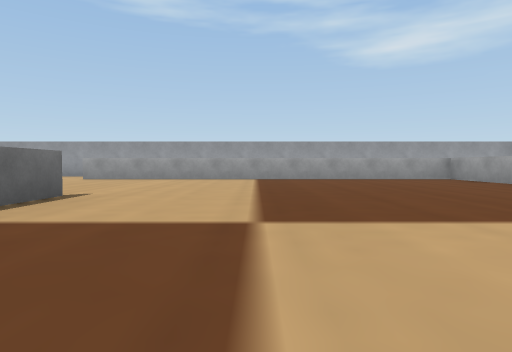
[1] (above)

18 first-person views from a walk through a robot-simulator world made for Webots. The camera is 0.07 m above the floor, tilts 2° down and sees 75° across. The floor is counted in squares, 0.2 m on a side. Each view is taken from the middle of a square. On the plan, view 1 faces up. The plan holds only what a view shows up to about 9 squares ahead; the rest is blank. The robots in the file are not drawn. Webots' stock objects and surfaces are drawn as simple stand-ins.

[2]
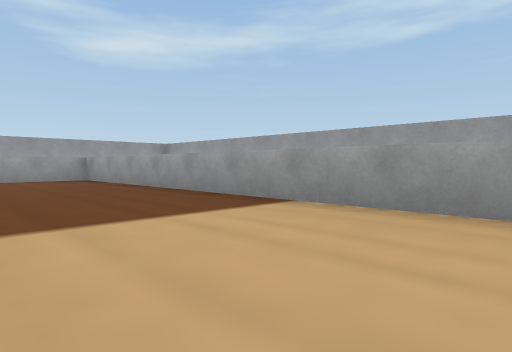

[3]
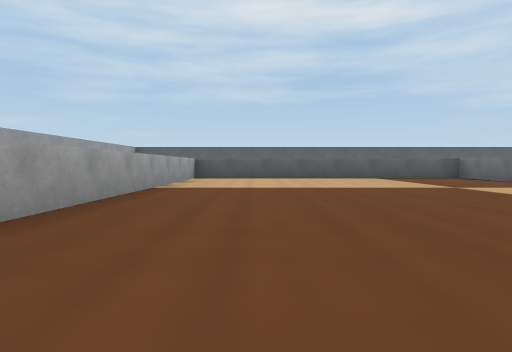

[4]
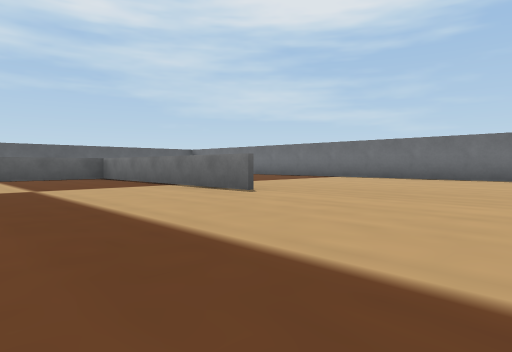

[5]
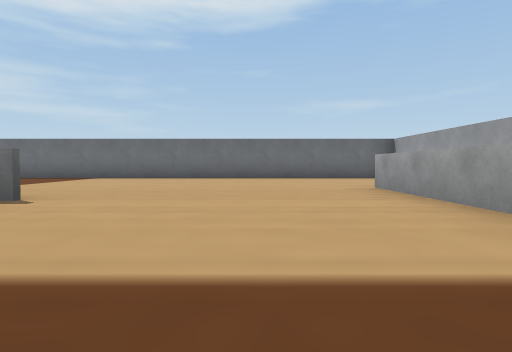

[6]
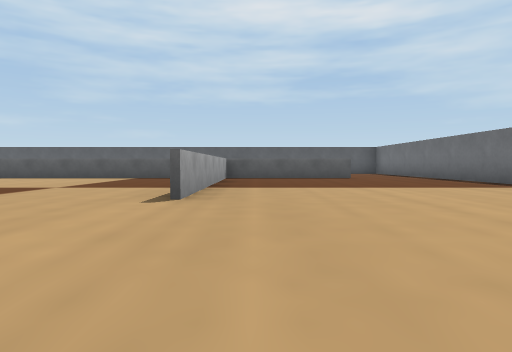

[7]
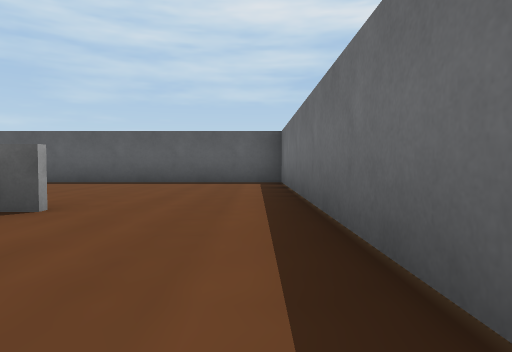

[8]
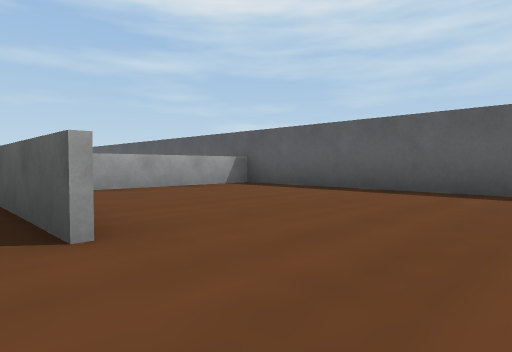

[9]
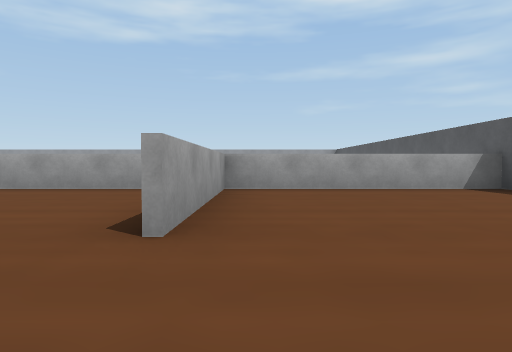

[10]
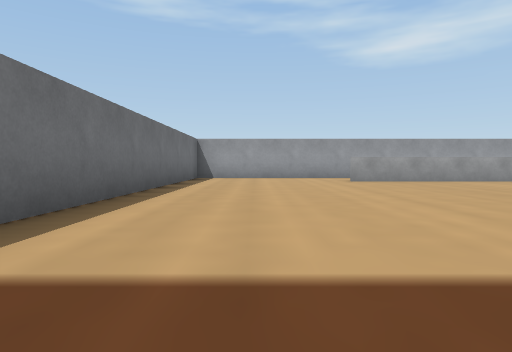

[11]
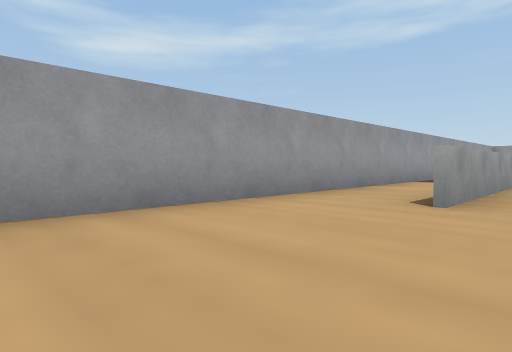

[12]
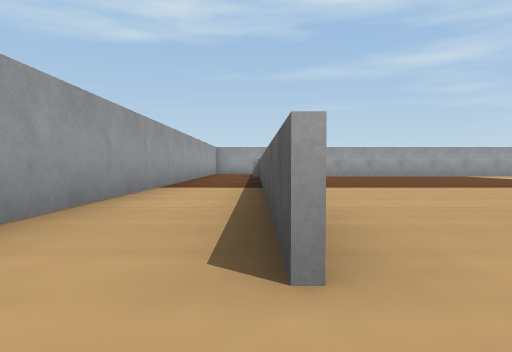

[13]
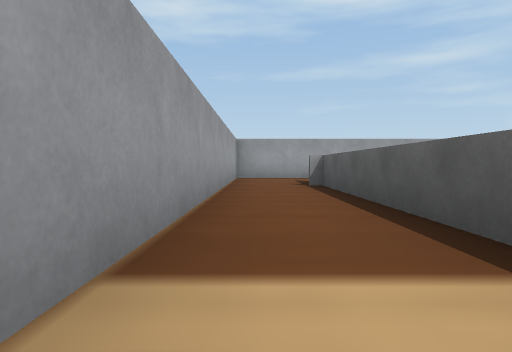

[14]
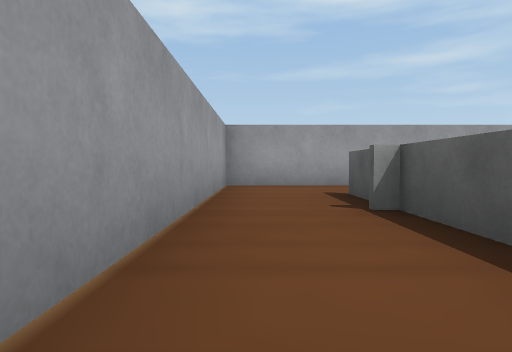

[15]
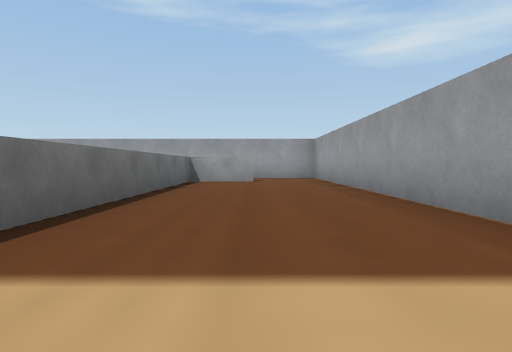

[16]
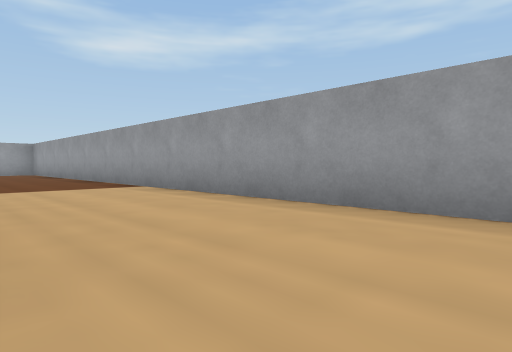

[17]
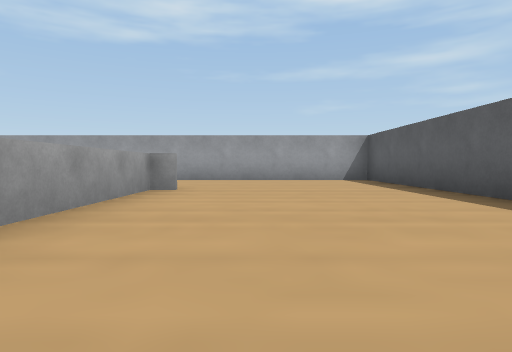

[18]
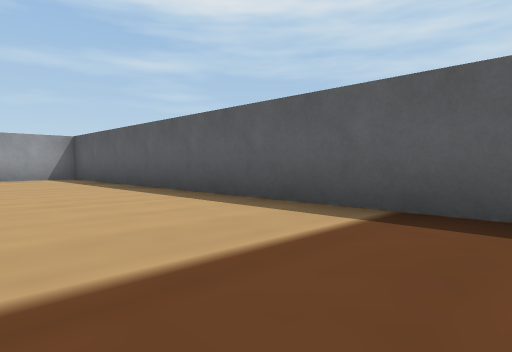

### Floor plan
Ten units are one square. View 1 is at (0, 0); x grows to the right and y downward. Boxes are objects, and circles mark ways between rooms. Rooms are numbered by the first view taken in them; rooms with no view inside come last. Other rooms are left out.
<svg viewBox="-80 -100 160 161">
<path fill="none" stroke="#000" d="M-22 -37 -22 16M-21 14 46 14M60 -78 -26 -78M46 20 46 -81M-75 -75 -75 5M-26 -78 -41 -78M-55 14 -21 14M-23 9 -23 -37M-22 16 -55 16M-75 5 -75 55 -20 55M-23 56 -23 9M46 16 19 16M47 -77 47 -27M-20 55 75 55 75 -95 -75 -95 -75 -75M-41 -79 59 -79"/>
<circle cx="-20" cy="-55" r="3" fill="#2a7"/>
<circle cx="-65" cy="10" r="3" fill="#2a7"/>
<circle cx="-60" cy="-80" r="3" fill="#2a7"/>
<text x="10" y="-40">1</text>
<text x="-50" y="-40">2</text>
<text x="-50" y="30">3</text>
<text x="60" y="-10">4</text>
</svg>
Room 1 opens to room 2. Room 2 opens to room 3. Room 2 opens to room 4.

Where each view was taken, in squares from view 1:
view 1: 0 up, 0 right, facing up
view 2: 0 up, 2 right, facing up-right
view 3: 7 up, 3 right, facing down
view 4: 7 up, 1 right, facing down-left
view 5: 6 up, 1 right, facing left
view 6: 7 up, 3 left, facing down
view 7: 1 up, 7 left, facing down
view 8: 1 down, 7 left, facing down-right
view 9: 2 down, 7 left, facing right
view 10: 1 up, 6 left, facing up
view 11: 7 up, 7 left, facing up-right
view 12: 8 up, 5 left, facing right
view 13: 9 up, 1 left, facing right
view 14: 9 up, 2 right, facing right
view 15: 1 up, 6 right, facing up
view 16: 3 down, 5 right, facing up-right
view 17: 3 down, 0 right, facing right
view 18: 3 down, 1 left, facing down-right
